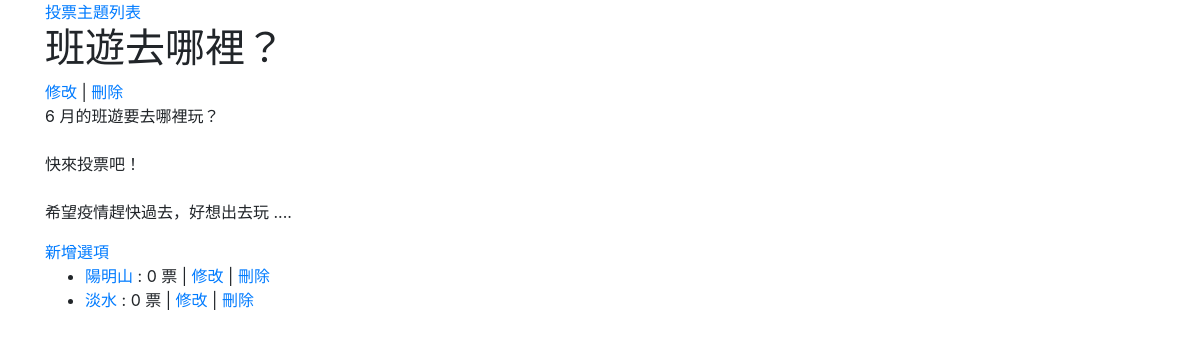
The app's page /poll/1/, older data.
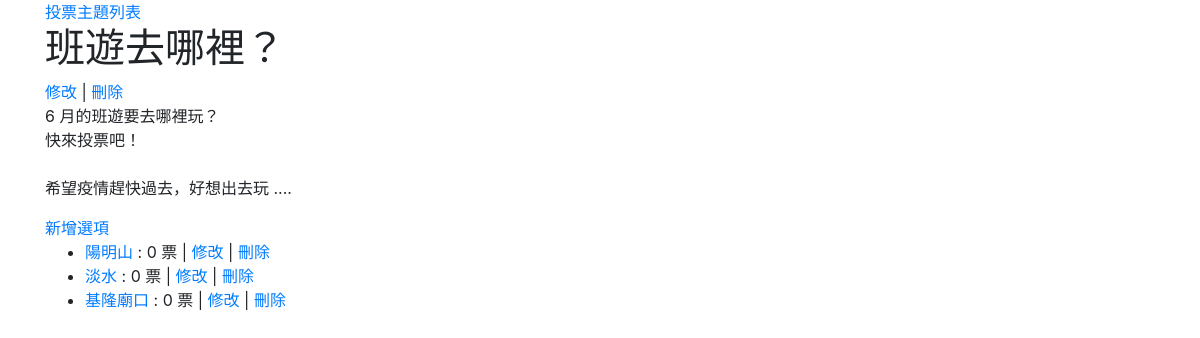
The same page, newer data.
### default/models.py (models this page shows, shortened)
class Option(models.Model):
    poll_id = models.IntegerField('所屬投票主題')
    title = models.CharField('選項文字', max_length=100)
    count = models.IntegerField('票數', default=0)

### default/views.py (the view)
# urls.py: path('poll/<int:pk>/', views.PollView.as_view()),
class PollView(DetailView):
    model = Poll
    def get_context_data(self, **kwargs):
        data = super().get_context_data(**kwargs)
        data['option_list'] = Option.objects.filter(poll_id=self.kwargs['pk'])
        return data

### default/templates/default/poll_detail.html
{% extends "base.html" %}
{% block content %}
<a href="/poll/">投票主題列表</a>
<h1>{{ poll.subject }}</h1>
<a href="/poll/{{ poll.id }}/edit/">修改</a> | <a href="/poll/{{ poll.id }}/delete/">刪除</a>
<p>{{ poll.desc|linebreaksbr }}</p>
<a href="/poll/{{ poll.id }}/add/">新增選項</a>
<ul>
    {% for option in option_list %}
    <li>
        <a href="/option/{{ option.id }}/">{{ option.title }}</a>
        : {{ option.count }} 票
        | <a href="/option/{{ option.id }}/edit/">修改</a>
        | <a href="/option/{{ option.id }}/delete/">刪除</a>
    </li>
    {% endfor %}
</ul>
{% endblock content %}

Row changes from the older to the newer data that the page shows:
added Option: title "基隆廟口", count "0"
